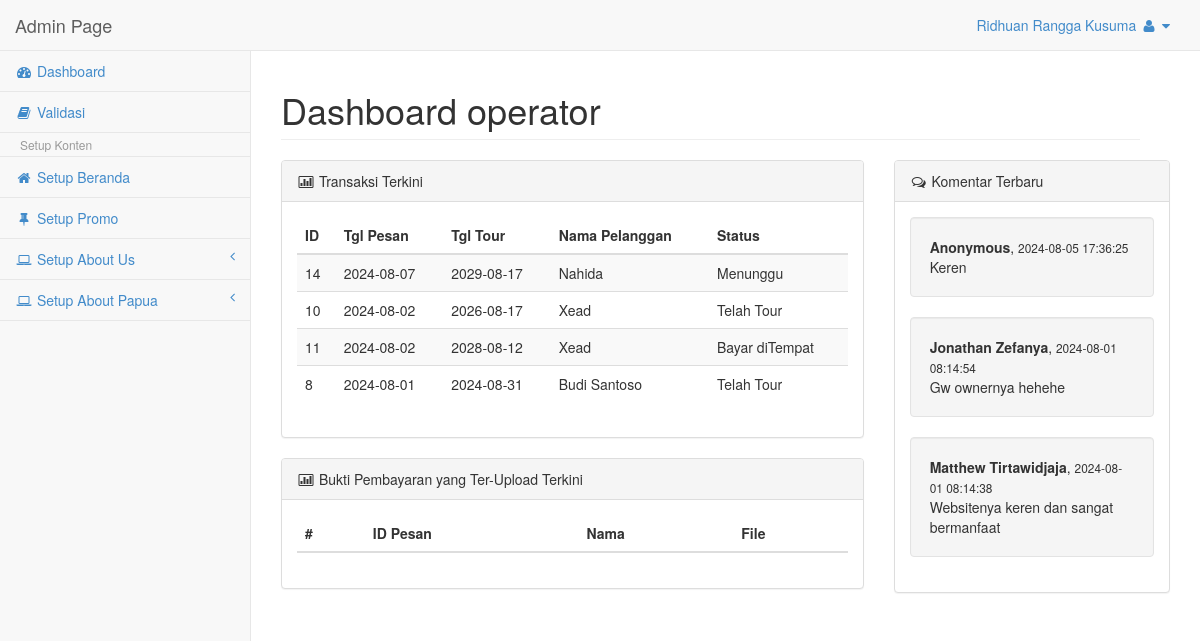
The app's page /Admin/home.php (signed in) with its own data.
### tables this page shows
CREATE TABLE `tbl_pesan` (
  `id_pesan` int NOT NULL,
  `id_user` int NOT NULL,
  `id_paket` int NOT NULL,
  `id_hotel` int NOT NULL,
  `tgl_pesan` date NOT NULL,
  `tgl_tour` date NOT NULL,
  `status` char(2) NOT NULL DEFAULT 'S1'
);

CREATE TABLE `tbl_user` (
  `id_user` int NOT NULL,
  `nama_user` varchar(30) NOT NULL,
  `email_user` varchar(50) NOT NULL,
  `tipe_id` varchar(50) DEFAULT NULL,
  `no_id` varchar(30) DEFAULT NULL,
  `no_hp` varchar(14) DEFAULT NULL,
  `no_rek` varchar(50) DEFAULT NULL,
  `nama_rek` varchar(50) DEFAULT NULL,
  `username` varchar(30) NOT NULL,
  `password` varchar(12) NOT NULL,
  `tgl_lahir` varchar(30) DEFAULT NULL,
  `jekel` varchar(1) NOT NULL,
  `alamat` text
);

CREATE TABLE `komentar` (
  `id_komentar` int NOT NULL,
  `nama` varchar(50) NOT NULL,
  `komentar` text NOT NULL,
  `waktu` datetime NOT NULL
);

### Admin/home.php (the view, shortened to what this page needs)
<?php session_start();
if(isset($_SESSION['user_admin'])){
	include "../config/koneksi.php";
	$level		=$_SESSION['level'];
?>
<!DOCTYPE html>
<html>
<head>
    <link href="css/bootstrap.min.css" rel="stylesheet">
    <link href="font-awesome/css/font-awesome.css" rel="stylesheet">
    <link href="css/plugins/morris/morris-0.4.3.min.css" rel="stylesheet">
    <link href="css/plugins/timeline/timeline.css" rel="stylesheet">
    <link href="css/sb-admin.css" rel="stylesheet">
</head>
<body>
    <div id="wrapper">
		<?php
			if($level=='admin'){
				include"nav.php";
			}else if($level=='operator'){
				include"nav_operator.php";
			}else{
				echo "Anda tidak punya hak access!! Hayoo!! Siapa Anda??";
			}
		?>
        <div id="page-wrapper">
        	<div class="row col-lg-12">
            	<h1 class="page-header">Dashboard <?php echo $level; ?></h1>
            </div>
            <div class="row">
            <div class="col-lg-8">
            <div class="panel panel-default">
            	<div class="panel-heading">
                	<i class="fa fa-bar-chart-o fa-fw"></i> Transaksi Terkini
                </div>
                <div class="panel-body">
                	<div class="table-responsive">
                        <table class="table table-hover table-striped" id="dataTables-transaksi">
                            <thead>
                                <tr>
                                    <th class="text-left">ID</th>
                                    <th class="text-left">Tgl Pesan</th>
                                    <th class="text-left">Tgl Tour</th>
                                    <th class="text-left">Nama Pelanggan</th>
                                    <th class="text-left">Status</th>
                                </tr>
                            </thead>
                            <tbody>
                            <?php
                                $comot=mysqli_query($kon,"SELECT * FROM tbl_pesan, tbl_paket, tbl_hotel, tbl_user WHERE tbl_pesan.id_user=tbl_user.id_user AND tbl_pesan.id_paket=tbl_paket.id_paket AND tbl_pesan.id_hotel=tbl_hotel.id_hotel ORDER BY tgl_pesan DESC LIMIT 5");
                                while($isi_tbl=mysqli_fetch_array($comot))
                                {
                                $total_harga	=$isi_tbl['harga_paket']+$isi_tbl['harga'];
                                $now= date("Y-m-d");
                            ?>
                                <tr>
                                    <td><?php echo $isi_tbl['id_pesan'] ?></td>
                                    <td><?php echo $isi_tbl['tgl_pesan']; ?></td>
                                    <td><?php
                                    if($isi_tbl['tgl_tour']<$now){
                                        $txtS="Kadaluarsa!!";
                                        echo "<div class='tooltip-demo'><span data-toggle='tooltip' data-placement='top' title='".$txtS."'><div class='text-danger'><i class='fa fa-warning'></i>&nbsp".$isi_tbl['tgl_tour']."</div></span></div>";
                                    }else{
                                        echo $isi_tbl['tgl_tour'];
                                    }?></td>
                                    <td><?php echo $isi_tbl['nama_user']; ?></td>
                                    <td><div class="tooltip-demo"><span data-toggle="tooltip" data-placement="top"
                                        title="Total Harga <?php echo $total_harga; ?> IDR">
                                        <?php
                                        if($isi_tbl['status']=='S1'){
                                            $stat="Menunggu";
                                        }else if($isi_tbl['status']=='S2'){
                                            $stat="Lunas";
                                        }else if($isi_tbl['status']=='S3'){
                                            $stat="Bayar diTempat";
                                        }else if($isi_tbl['status']=='S4'){
                                            $stat="Telah Tour";
                                        }else{
                                            $stat="";
                                        }
                                        echo $stat;
                                        ?></span></div>
                                    </td>
                                </tr>
                            <?php
                                }
                            ?>
                            </tbody>
                        </table>
                	</div>
                </div>
            </div>
			<div class="panel panel-default">
            	<div class="panel-heading">
                	<i class="fa fa-bar-chart-o fa-fw"></i> Bukti Pembayaran yang Ter-Upload Terkini
                </div>
                <div class="panel-body">
                	<div class="table-responsive">
                        <table class="table table-hover table-striped" id="dataTables-transaksi">
                            <thead>
                                <tr>
                                    <th class="text-left">#</th>
                                    <th class="text-left">ID Pesan</th>
                                    <th class="text-left">Nama</th>
                                    <th class="text-left">File</th>
                                </tr>
                            </thead>
                        </table>
                	</div>
                </div>
            </div>
            </div>
            <div class="col-lg-4">
            <div class="panel panel-default">
            	<div class="panel-heading">
                	<i class="fa fa-comments-o fa-fw"></i> Komentar Terbaru
                </div>
                <div class="panel-body">
                   	<?php
					$comot_comen=mysqli_query($kon,"SELECT * FROM komentar ORDER BY waktu DESC LIMIT 3");
					while($isi_comen=mysqli_fetch_array($comot_comen))
					{ ?>
					<div class="well">
						<b><?php echo $isi_comen['nama']; ?></b>, <small><?php echo $isi_comen['waktu']; ?></small><br />
						<?php echo $isi_comen['komentar']; ?>
					</div>
					<?php
              		 }?>
                </div>
            </div>
            </div>
			<div class="col-lg-8">
            </div>
            </div>
        </div>
    </div>
</body>
</html>
<?php
}else{
	session_destroy();
	header('Location:index.php?status=Silahkan Login');
}
?>

### Admin/nav_operator.php (shortened to what this page needs)
<?php
	include "../config/koneksi.php";
	$username=$_SESSION['user_admin'];
	$comot_admin=mysqli_query($kon,"select nama from tbl_admin where user_admin='$username'");
	$ngisi_admin=mysqli_fetch_array($comot_admin);
?>
<nav class="navbar navbar-default navbar-fixed-top" role="navigation" style="margin-bottom: 0">
    <div class="navbar-header">
        <a class="navbar-brand" href="home.php">Admin Page</a>
    </div>
    <ul class="nav navbar-top-links navbar-right">
        <li class="dropdown">
            <a class="dropdown-toggle" data-toggle="dropdown" href="#"><?php echo $ngisi_admin['nama']; ?>
                <i class="fa fa-user fa-fw"></i>  <i class="fa fa-caret-down"></i>
            </a>
        </li>
    </ul>
    <div class="navbar-default navbar-static-side" role="navigation">
        <div class="sidebar-collapse">
            <ul class="nav" id="side-menu">
                <li><a href="home.php"><i class="fa fa-dashboard fa-fw"></i> Dashboard</a></li>
                <li><a href="cekTransaksi.php"><i class="fa fa-book fa-fw"></i> Validasi</a>
                <li class="dropdown-header">Setup Konten</li>
                <li><a href="setupBeranda.php"><i class="fa fa-home fa-fw"></i> Setup Beranda</a>
                <li><a href="setupSlider.php"><i class="fa fa-thumb-tack fa-fw"></i> Setup Promo</a>
                <li>
                    <a href="#"><i class="fa fa-laptop fa-fw"></i> Setup About Us<span class="fa arrow"></span></a>
                </li>
                <li>
                    <a href="#"><i class="fa fa-laptop fa-fw"></i> Setup About Papua<span class="fa arrow"></span></a>
                </li>
            </ul>
        </div>
    </div>
</nav>

### Admin/css/sb-admin.css (style rules this page uses)
body { background-color: #f8f8f8; padding-top: 100px; }
@media (min-width:768px) { body { padding-top: 50px; } }
#wrapper { width: 100%; }
#page-wrapper { padding: 0 15px; min-height: 568px; background-color: #fff; }
@media (min-width:768px) { #page-wrapper { position: inherit; margin: 0 0 0 250px; padding: 0 30px; min-height: 1300px; border-left: 1px solid #e7e7e7; } }
.navbar-static-side ul li { border-bottom: 1px solid #e7e7e7; }
.navbar-top-links li { display: inline-block; }
.navbar-top-links li:last-child { margin-right: 15px; }
.navbar-top-links li a { padding: 15px; min-height: 50px; }
.arrow { float: right; }
.fa.arrow:before { content: "\f104"; }
@media (min-width:768px) { .navbar-static-side { z-index: 1; position: absolute; width: 250px; margin-top: 51px; } }

### records on screen
tbl_pesan: id_pesan "14", tgl_pesan "2024-08-07", tgl_tour "2029-08-17", id_user.nama_user "Nahida", status "Menunggu"
tbl_pesan: id_pesan "10", tgl_pesan "2024-08-02", tgl_tour "2026-08-17", id_user.nama_user "Xead", status "Telah Tour"
tbl_pesan: id_pesan "11", tgl_pesan "2024-08-02", tgl_tour "2028-08-12", id_user.nama_user "Xead", status "Bayar diTempat"
tbl_pesan: id_pesan "8", tgl_pesan "2024-08-01", tgl_tour "2024-08-31", id_user.nama_user "Budi Santoso", status "Telah Tour"
komentar: nama "Anonymous", waktu "2024-08-05 17:36:25", komentar "Keren"
komentar: nama "Jonathan Zefanya", waktu "2024-08-01 08:14:54", komentar "Gw ownernya hehehe"
komentar: nama "Matthew Tirtawidjaja", waktu "2024-08-01 08:14:38", komentar "Websitenya keren dan sangat bermanfaat"

### other values on screen
$ngisi_admin['nama'] "Ridhuan Rangga Kusuma"
$level "operator"
